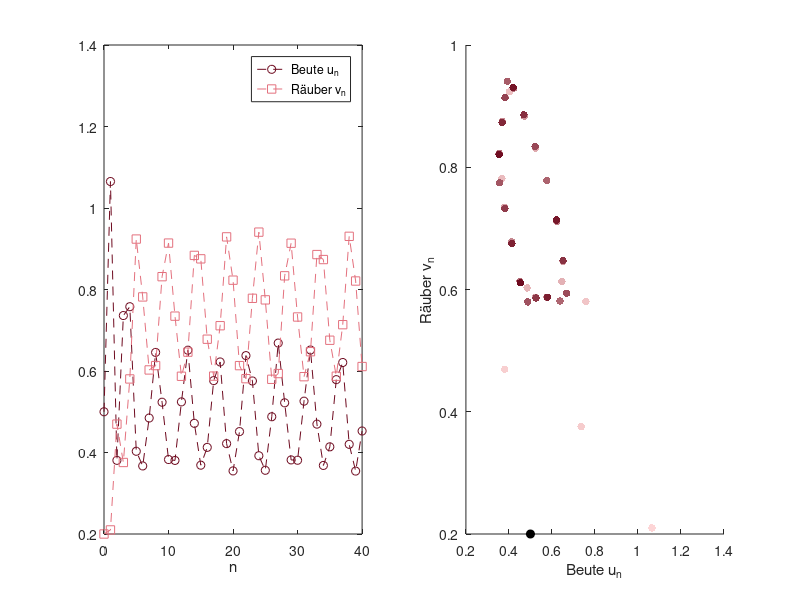

This figure's MATLAB source:
% Abb. 2.4: Räuber-Beute-Modell, Räuber und Beute überleben (Buch, Abschnitt 2.1, Gl. 2.3)
% u_{n+1} = (1 + r) u_n - r u_n^2 - gamma u_n v_n,  v_{n+1} = gamma u_n v_n  mit r = 3.1, gamma = 2.1, u_0 = 0.5, v_0 = 0.2
% (c) 2026 Philipp Kügler · Programm zum Buch „Dynamische Systeme in den Lebenswissenschaften“ · MIT-Lizenz (siehe LICENSE)
r = 3.1; gamma = 2.1; N = 40;
u = zeros(1, N + 1); v = zeros(1, N + 1);
u(1) = 0.5; v(1) = 0.2;                       % MATLAB zählt ab 1: u(1) ist u_0
for k = 1:N
    u(k + 1) = (1 + r) * u(k) - r * u(k)^2 - gamma * u(k) * v(k);
    v(k + 1) = gamma * u(k) * v(k);
end
fprintf('stationärer Zustand (1/gamma, r(1 - 1/gamma)/gamma) = (%.4f, %.4f)\n', 1/gamma, r * (1 - 1/gamma) / gamma);
fprintf('u_36 ... u_40 = '); fprintf('%.3f  ', u(37:41)); fprintf('\n');

n = 0:N;
subplot(1, 2, 1);
plot(n, u, '--o', 'Color', [0.43 0.04 0.12]); hold on
plot(n, v, '--s', 'Color', [0.89 0.44 0.49]); hold off
xlabel('n'); legend('Beute u_n', 'Räuber v_n');
subplot(1, 2, 2);
rot = [linspace(1, 0.43, 64)' linspace(0.85, 0.04, 64)' linspace(0.85, 0.12, 64)'];
colormap(rot); scatter(u, v, 30, n, 'filled'); hold on              % hell: früh, dunkel: spät
plot(u(1), v(1), 'ko', 'MarkerFaceColor', 'k'); hold off
xlabel('Beute u_n'); ylabel('Räuber v_n');
